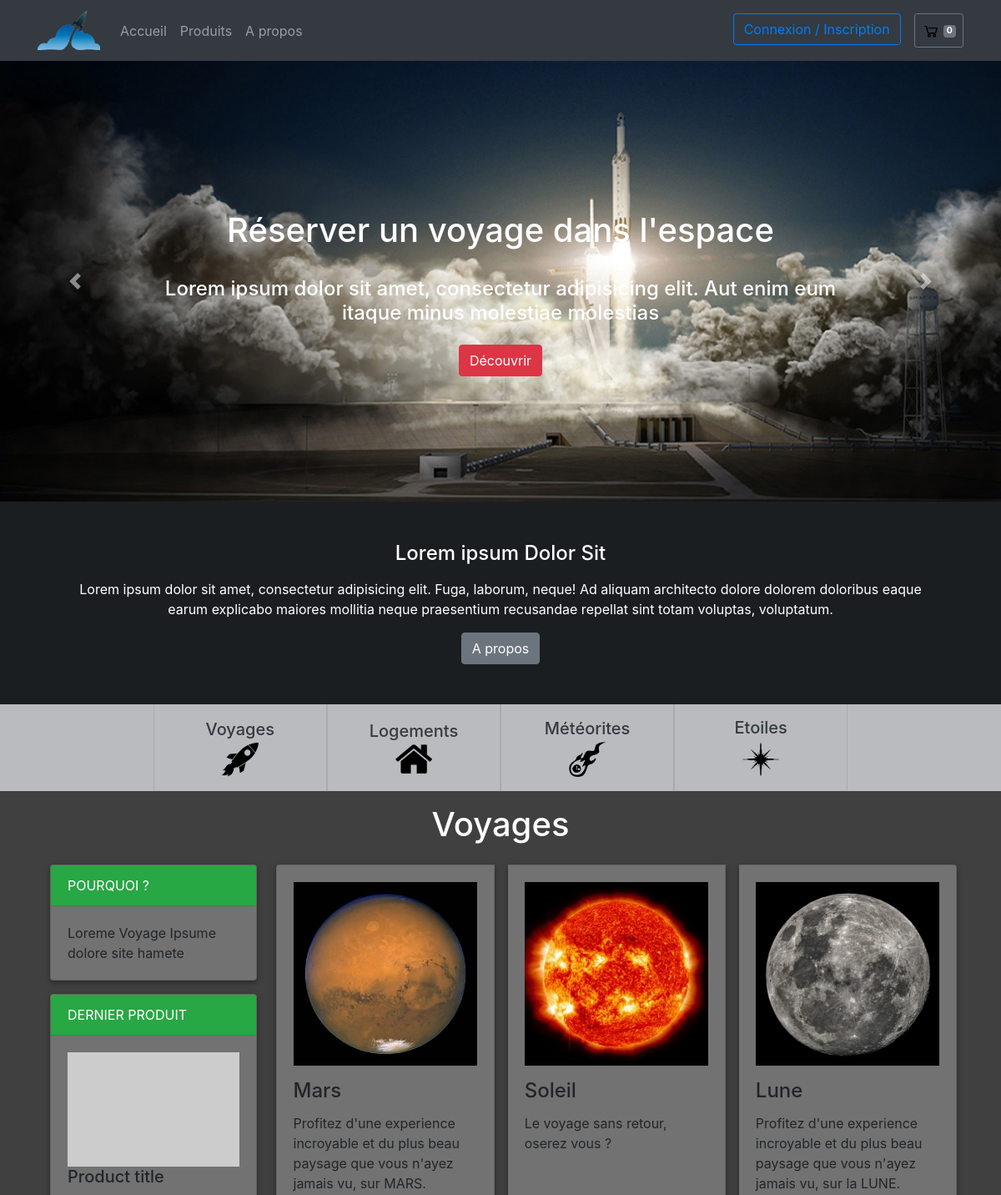
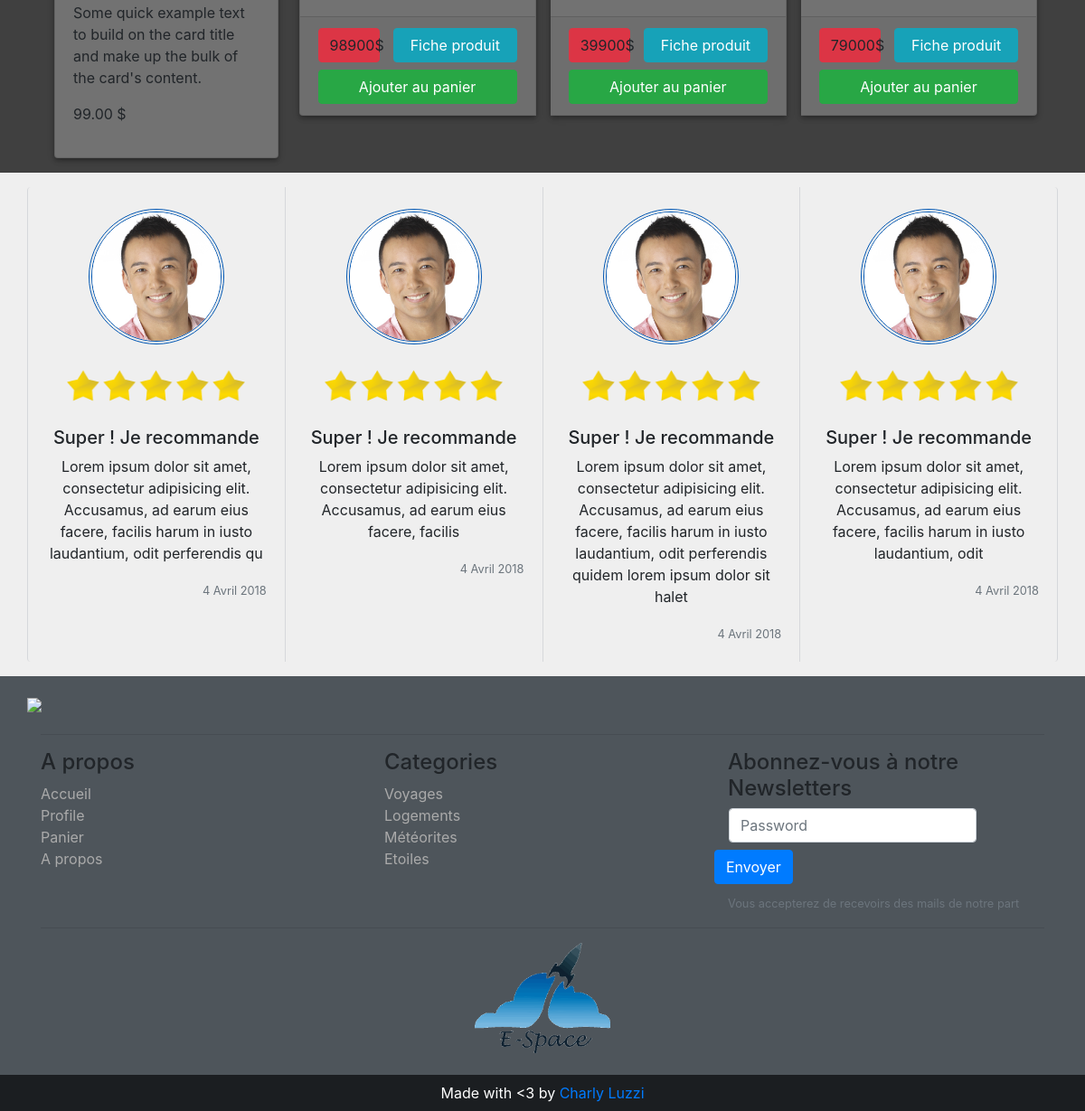
The app's page /index.php?category_id=1 with its own data (2 pictures, top to bottom).
### tables this page shows
CREATE TABLE IF NOT EXISTS `category` (
  `id` int(11) NOT NULL AUTO_INCREMENT,
  `name` varchar(255) NOT NULL,
  `image` varchar(255) NOT NULL,
  `description` text NOT NULL,
  PRIMARY KEY (`id`)
);

CREATE TABLE IF NOT EXISTS `article` (
  `id` int(11) NOT NULL AUTO_INCREMENT,
  `is_published` tinyint(1) NOT NULL DEFAULT '1',
  `category_id` int(11) NOT NULL,
  `image` varchar(255) NOT NULL,
  `name` varchar(255) NOT NULL,
  `long_description` varchar(255) NOT NULL,
  `description` varchar(255) NOT NULL,
  `price` varchar(255) NOT NULL,
  PRIMARY KEY (`id`)
);

### index.php (the view, shortened to what this page needs)
<?php
require_once 'tools/common.php';
$query = $db->query('SELECT * FROM category');
?>
<!DOCTYPE html>
<html lang="fr">
<head>
    <?php require 'partials/head_assets.php'?>
</head>
<body class="w-100">
<?php require 'partials/nav.php'?>
<div id="carouselExampleIndicators" class="carousel slide" data-ride="carousel" >
    <div class="carousel-inner" role="listbox">
        <div class="carousel-item active">
            <img class="d-block w-100" src="img/header_background.jpg" alt="First slide">
            <div class="carousel-caption d-none d-md-block">
                <h1 class="pb-4 animCarouselH1">Réserver un voyage dans l'espace</h1>
                <h4 class="animCarouselH4">Lorem ipsum dolor sit amet, consectetur adipisicing elit. Aut enim eum itaque minus molestiae molestias</h4>
                <a href="index.php?category_id=1#categories-articles" class="btn btn-danger mt-3 animCarouselBtn">Découvrir</a>
            </div>
        </div>
    </div>
    <a class="carousel-control-prev" href="#carouselExampleIndicators" role="button" data-slide="prev">
        <span class="carousel-control-prev-icon" aria-hidden="true"></span>
    </a>
    <a class="carousel-control-next" href="#carouselExampleIndicators" role="button" data-slide="next">
        <span class="carousel-control-next-icon" aria-hidden="true"></span>
    </a>
</div>
<div class="row m-auto dark-1">
    <div class="container text-center text-white p-5">
        <h4 class="mb-3">Lorem ipsum Dolor Sit</h4>
        <p>Lorem ipsum dolor sit amet, consectetur adipisicing elit. Fuga, laborum, neque! Ad aliquam architecto dolore dolorem doloribus eaque earum explicabo maiores mollitia neque praesentium recusandae repellat sint totam voluptas, voluptatum.</p>
        <a href="a_propos.php" class="btn btn-secondary">A propos</a>
    </div>
</div>
<div class="background-nav-category">
    <section class="container" id="categories-articles">
        <div class="row m-auto container-category">
            <?php while($category = $query->fetch()): ?>
                <a href="index.php?category_id=<?php echo $category['id']; ?>#categories-articles" class="d-flex flex-column justify-content-center align-items-center text-center col-3 py-3 animHoverNav">
                    <h5 class="mb-1 text-dark text-category"><?php echo $category['name']; ?></h5>
                    <img src="<?php echo $category['image']; ?>" class="img-fluid icon-category">
                </a>
            <?php endwhile; ?>
        </div>
    </section>
</div>
<div class="background-articles">
    <section class="container pt-3">
        <?php require 'article_list.php'?>
    </section>
</div>
<div class="background-comments">
    <section class="container py-3">
        <div class="row">
            <div class="card-group">
                <div class="card text-center index-comments">
                    <img class="card-img-top rounded-circle img-responsive mx-auto mt-4 avatar" src="img/tarou_p.jpg" alt="Card image cap">
                    <img src="img/5-étoiles.png" alt="" class="img-fluid w-75 m-auto">
                    <div class="card-body pt-0">
                        <h5>Super ! Je recommande</h5>
                        <p class="card-text">Lorem ipsum dolor sit amet, consectetur adipisicing elit. Accusamus, ad earum eius facere, facilis harum in iusto laudantium, odit perferendis qu</p>
                        <p class="card-text pull-right"><small class="text-muted">4 Avril 2018</small></p>
                    </div>
                </div>
                <div class="card text-center index-comments">
                    <img class="card-img-top rounded-circle img-responsive mx-auto mt-4 avatar" src="img/tarou_p.jpg" alt="Card image cap">
                    <img src="img/5-étoiles.png" alt="" class="img-fluid w-75 m-auto">
                    <div class="card-body pt-0">
                        <h5>Super ! Je recommande</h5>
                        <p class="card-text">Lorem ipsum dolor sit amet, consectetur adipisicing elit. Accusamus, ad earum eius facere, facilis</p>
                        <p class="card-text pull-right"><small class="text-muted">4 Avril 2018</small></p>
                    </div>
                </div>
                <div class="card text-center index-comments">
                    <img class="card-img-top rounded-circle img-responsive mx-auto mt-4 avatar" src="img/tarou_p.jpg" alt="Card image cap">
                    <img src="img/5-étoiles.png" alt="" class="img-fluid w-75 m-auto">
                    <div class="card-body pt-0">
                        <h5>Super ! Je recommande</h5>
                        <p class="card-text">Lorem ipsum dolor sit amet, consectetur adipisicing elit. Accusamus, ad earum eius facere, facilis harum in iusto laudantium, odit perferendis quidem lorem ipsum dolor sit halet</p>
                        <p class="card-text pull-right"><small class="text-muted">4 Avril 2018</small></p>
                    </div>
                </div>
                <div class="card text-center index-comments">
                    <img class="card-img-top rounded-circle img-responsive mx-auto mt-4 avatar" src="img/tarou_p.jpg" alt="Card image cap">
                    <img src="img/5-étoiles.png" alt="" class="img-fluid w-75 m-auto">
                    <div class="card-body pt-0">
                        <h5>Super ! Je recommande</h5>
                        <p class="card-text">Lorem ipsum dolor sit amet, consectetur adipisicing elit. Accusamus, ad earum eius facere, facilis harum in iusto laudantium, odit </p>
                        <p class="card-text pull-right"><small class="text-muted">4 Avril 2018</small></p>
                    </div>
                </div>
            </div>
        </div>
    </section>
</div>
<?php require 'partials/footer.php'?>
</body>
</html>

### article_list.php (shortened to what this page needs)
<?php
if(isset($_GET['category_id']) ){
    $query = $db->prepare('SELECT * FROM category WHERE id = ?');
    $query->execute( array($_GET['category_id']) );
    $currentCategory = $query->fetch();
    if($currentCategory){
        $query = $db->prepare('SELECT * FROM article WHERE category_id = ?  ');
        $result = $query->execute( array($_GET['category_id']) );
        $articles = $query->fetchAll();
    }
    else{
        header('location:index.php');
        exit;
    }
}
else{
    $query = $db->query('SELECT article.* , category.name AS category_name
						FROM article
						JOIN category
						ON article.category_id = category.id ');
    $articles = $query->fetchAll();
}
?>
<section class="all_articles">
    <h1 class="mb-4 text-white text-center"><?php if(isset($currentCategory)): ?><?php echo $currentCategory['name']; ?><?php else : ?>Tous nos produits<?php endif; ?></h1>
    <div class="container">
        <div class="row">
            <?php if(isset($currentCategory)): ?>
            <div class="col-12 col-sm-3">
                <div class="card mb-3">
                    <div class="card-header bg-success text-white text-uppercase">Pourquoi ?</div>
                    <div class="card-body">
                        <p class="card-text"><?php echo $currentCategory['description']; ?></p>
                    </div>
                </div>
                <div class="card mb-3">
                    <div class="card-header bg-success text-white text-uppercase">Dernier produit</div>
                    <div class="card-body">
                        <img class="img-fluid" src="https://dummyimage.com/600x400/55595c/fff" />
                        <h5 class="card-title">Product title</h5>
                        <p class="card-text">Some quick example text to build on the card title and make up the bulk of the card's content.</p>
                        <p class="bloc_left_price">99.00 $</p>
                    </div>
                </div>
            </div>
            <?php endif; ?>
            <div class="col">
                <?php if(!empty($articles)): ?>
                    <div class="row">
                        <div class="card-group">
                        <?php foreach($articles as $key => $article):?>
                                <div class="card shadow mb-3 mx-2">
                                    <div class="card-body">
                                        <img class="img-fluid mb-3" src="<?php echo $article['image']?>">
                                        <h4 class="card-title"><?php echo $article['name']; ?></h4>
                                        <p class="card-text"><?php echo $article['description']?></p>
                                    </div>
                                    <div class="card-footer">
                                        <div class="row">
                                            <div class="col-4 pr-0">
                                                <a class="btn btn-danger btn-block mb-2"><?php echo $article['price']?>$</a>
                                            </div>
                                            <div class="col-8">
                                                <a href="article.php?article_id=<?php echo $article['id']; ?>" class="btn btn-info btn-block">Fiche produit</a>
                                            </div>
                                        </div>
                                        <div class="row">
                                            <form method="post" class="col">
                                                <button href="#" type="submit" name="id_cart" value="<?php echo $article['id']; ?>" class="btn btn-success btn-block">Ajouter au panier</button>
                                            </form>
                                        </div>
                                    </div>
                                </div>
                        <?php endforeach; ?>
                        </div>
                    </div>
                <?php else: ?>
                    Ouups !! Aucun produits dans cette catégorie
                <?php endif; ?>
            </div>
        </div>
    </div>
</section>

### partials/footer.php (shortened to what this page needs)
<?php
require_once 'tools/common.php';
$query = $db->query('SELECT * FROM category');
?>
<footer>
    <section class="primary-footer">
        <div class="container py-4">
            <div class="row pb-2">
                <img class="img-responsive pull-left" src="http://i76.imgup.net/accepted_c22e0.png">
            </div>
            <hr>
            <div class="row">
                <div class="col-4">
                    <h4>A propos</h4>
                    <address>
                        <ul class="list-unstyled">
                            <li><a href="index.php" class="nav-footer">Accueil</a></li>
                            <li><a href="user-profile.php" class="nav-footer">Profile</a></li>
                            <li><a href="panier.php" class="nav-footer">Panier</a></li>
                            <li><a href="a_propos.php" class="nav-footer">A propos</a></li>
                        </ul>
                    </address>
                </div>
                <div class="col-4">
                    <h4>Categories</h4>
                    <address>
                        <ul class="list-unstyled">
                            <?php while($category = $query->fetch()): ?>
                                <li>
                                    <a href="index.php?category_id=<?php echo $category['id']; ?>#categories-articles" class="nav-footer"><?php echo $category['name']; ?></a>
                                </li>
                            <?php endwhile; ?>
                        </ul>
                    </address>
                </div>
                <div class="col-4">
                    <h4>Abonnez-vous à notre Newsletters</h4>
                    <div class="row">
                        <form class="form-inline">
                            <div class="form-group mx-3 mb-2">
                                <input type="password" class="form-control" id="inputPassword2" placeholder="Password">
                            </div>
                            <button type="submit" class="btn btn-primary mb-2">Envoyer</button>
                        </form>
                    </div>
                    <small id="emailHelp" class="form-text text-muted">Vous accepterez de recevoirs des mails de notre part</small>
                </div>
            </div>
            <hr>
            <div class="row">
                <div class="col-12 d-flex align-items-center justify-content-center">
                    <img src="img/E-Space-footer.gif" width="150px" alt="Logo" class="img-fluid">
                </div>
            </div>
        </div>
    </section>
    <section class="secondary-footer">
        <div class="container">
            <div class="row">
                <div class="col-12 d-flex align-items-center justify-content-center">
                    <p class="m-2 text-white">Made with <3 by <a href="#">Charly Luzzi</a></p>
                </div>
            </div>
        </div>
    </section>
    <div class="fixed-bottom pr-3 pb-3">
    </div>
</footer>

### style.css (style rules this page uses)
html, body { overflow-x: hidden; }
.background-nav-category { background-color: rgba(185, 187, 190, 1); z-index: 50; width: 100%; opacity: 1; }
.animHoverNav { animation: hoverOutNav 0.4s normal; background-color: #b9bbbe; border-left: 1px solid #aaaaaa; border-right: 1px solid #aaaaaa; }
.container-category { width: 75%; }
.icon-category { width: 25%; }
.background-articles { background-color: #404040; }
.dark-1 { background-color: #1b1e21; }
.card { background-color: #727272; box-shadow: 0px 2px 4px -1px rgba(0, 0, 0, 0.2), 0px 4px 5px 0px rgba(0, 0, 0, 0.14), 0px 1px 10px 0px rgba(0, 0, 0, 0.12); transition: box-shadow 0.28s cubic-bezier(0.4, 0, 0.2, 1); }
.shadow { min-width: 240px; max-width: 400px; }
.carousel-caption { top: 30%; }
.animCarouselH1 { opacity: 1; animation: carouselH1 3s ease-in-out; }
.animCarouselH4 { opacity: 1; animation: carouselH4 3s ease-in-out; }
.animCarouselBtn { opacity: 1; animation: carouselBtn 3s ease-in-out; }
.avatar { width: 150px; border: double 4px #0056b3; }
.primary-footer { background-color: #4e555b; }
.secondary-footer { background-color: #1b1e21; }
.nav-footer { color: #aaaaaa; }
.background-comments { position: relative; z-index: 51; background-color: #efefef; }
.index-comments { box-shadow: none; background-color: #efefef; border: solid #d6d8db; border-width: 0 1px 0 1px; min-width: 200px; }

### records on screen
category: name "Voyages", image (picture), description "Loreme Voyage Ipsume dolore site hamete"
category: name "Logements", image (picture)
category: name "Météorites", image (picture)
category: name "Etoiles", image (picture)
article: image (picture), name "Mars", description "Profitez d'une experience incroyable et du plus beau paysage que vous n'ayez jamais vu, sur MARS.", price "98900", $article['id'] 1 (drawn)
article: image (picture), name "Soleil", description "Le voyage sans retour, oserez vous ?", price "39900", $article['id'] 2 (drawn)
article: image (picture), name "Lune", description "Profitez d'une experience incroyable et du plus beau paysage que vous n'ayez jamais vu, sur la LUNE.", price "79000", $article['id'] 13 (drawn)

### other values on screen
$count "0"
